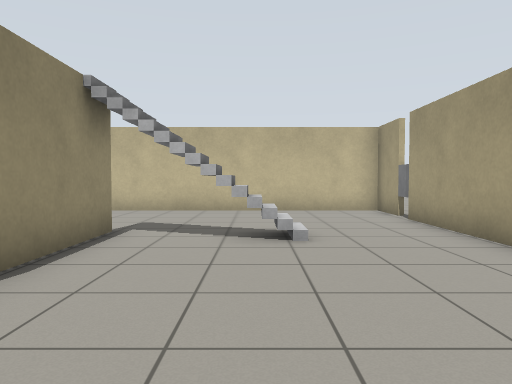
[1] (above)

12 first-person views from a walk through a Gazebo world. The camera is 0.94 m above the floor, tilts 2° down and sees 70° across. The floor is counted in squares, 1 m on a side. Each view is taken from the middle of a square. On the plan, view 1 faces up. The plan holds only what a view shows up to about 13 squares ahead; the rest is blank.

[2]
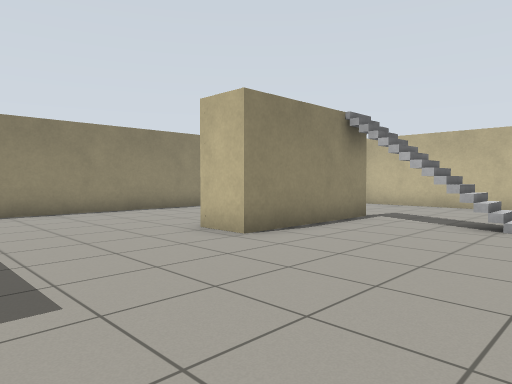

[3]
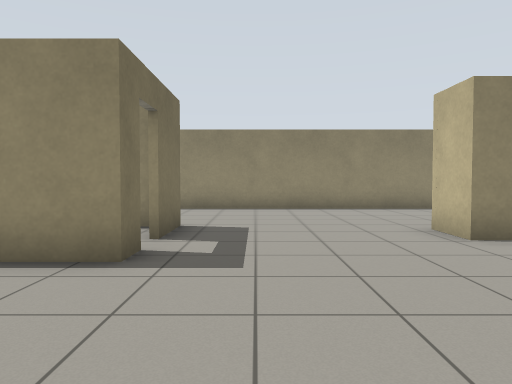

[4]
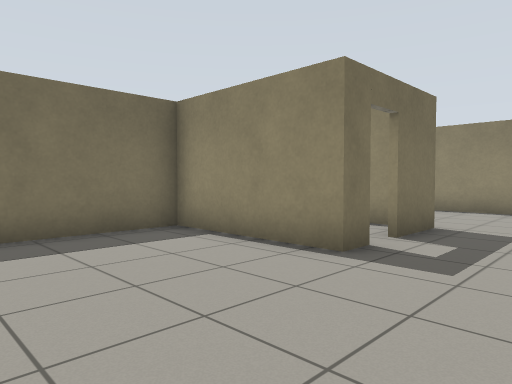

[5]
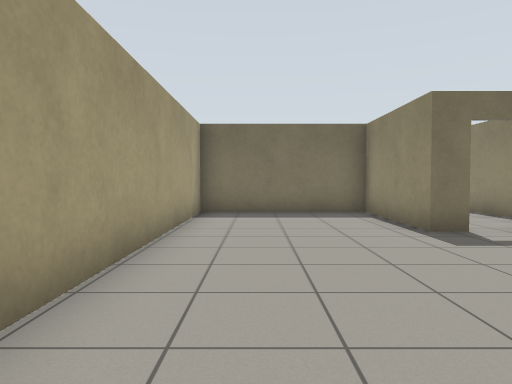

[6]
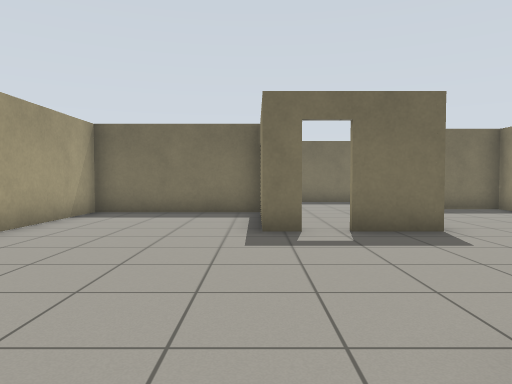

[7]
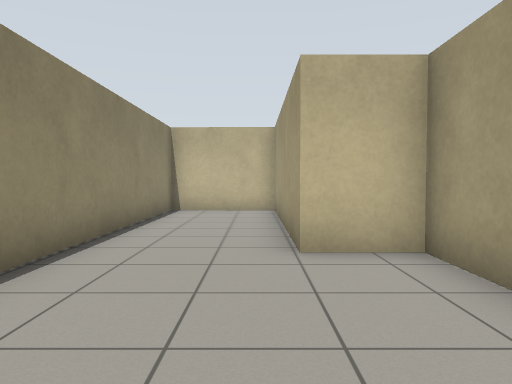

[8]
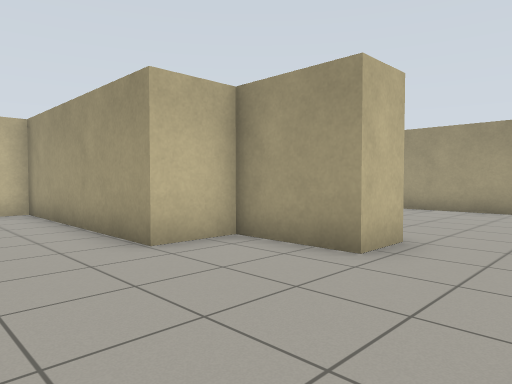

[9]
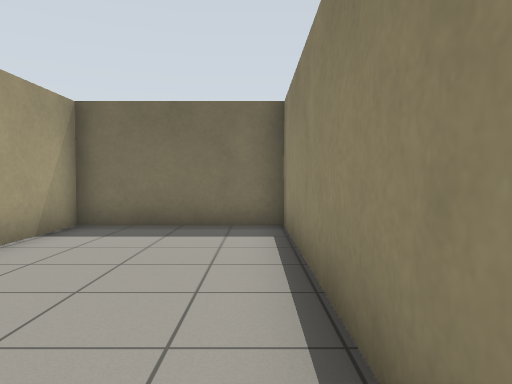

[10]
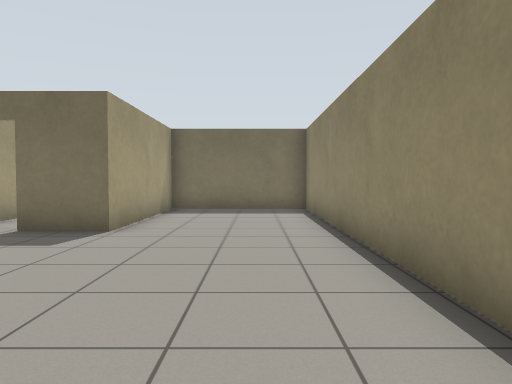

[11]
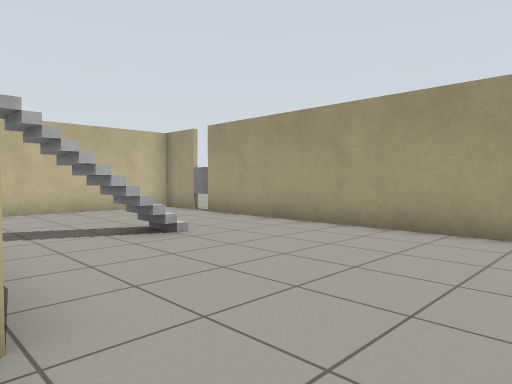

[12]
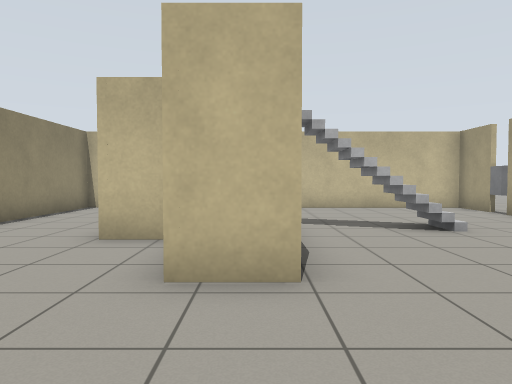

### Floor plan
Points are (right, up) in squares from view 1. A wall is a line through its corners. A room is listed if a view was taken in it or the views show most of it. See-through windows are left out.
Room 1 (views 1, 2, 3, 4, 5, 6, 7, 8, 9, 10, 11, 12)
walls: (-2.6, 6) (-2.6, 2.3) (-3.8, 2.3) (-3.8, 4.6) (-5.4, 4.6) (-5.4, 11) (-8.6, 11) (-8.6, -7.4) (-4.4, -7.4) (-4.4, -2.5) (-2.6, -2.5); (-1.9, -2.5) (-1.1, -2.5) (-1.1, -6.4) (3.6, -6.4) (3.6, 8.5); (3.6, 9.4) (3.6, 11) (-4.4, 11)
ways out: open door at (-2.5, -3)
objects: stairs (-3, 6); window (4, 9)

Positions as (right, up) in squares from view 1, and headings:
1: (0, 0), facing up
2: (2, -2), facing up-left
3: (3, -1), facing left
4: (3, 0), facing down-left
5: (2, 4), facing down
6: (-1, 4), facing down
7: (-6, 0), facing up
8: (-8, 0), facing up-right
9: (-8, 0), facing down
10: (-7, 4), facing down
11: (-3, 0), facing up-right
12: (-3, -1), facing up
